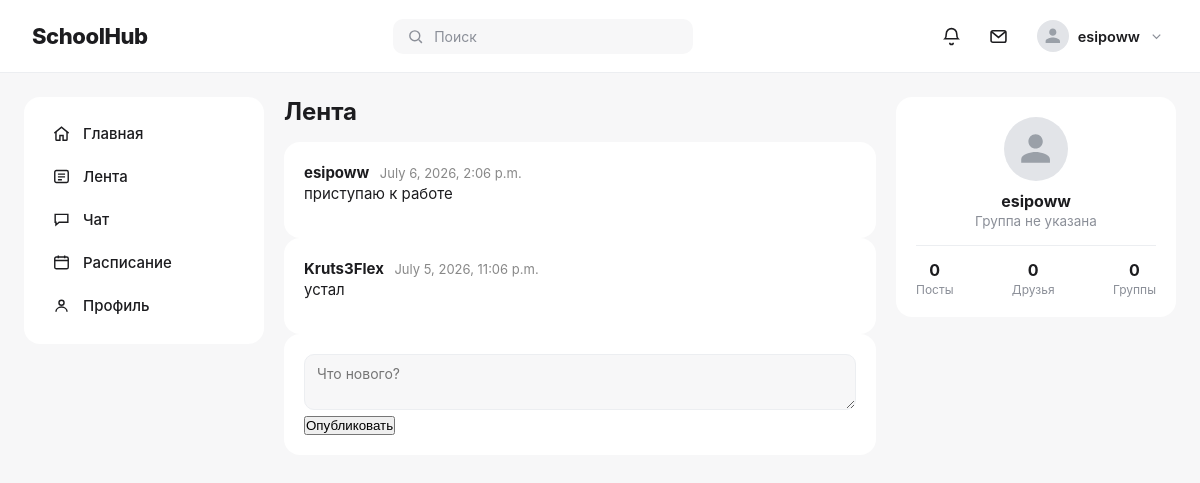
/feed/ (signed in), run on the app's committed database.
### posts/models.py (models this page shows, shortened)
class Post(models.Model):
    author = models.ForeignKey(User, on_delete=models.CASCADE)
    content = models.TextField()
    created_at = models.DateTimeField(auto_now_add=True)
    class Meta:
        ordering = ['-created_at']

### users/models.py (models this page shows, shortened)
class Profile(models.Model):
    user = models.OneToOneField(User, on_delete=models.CASCADE)
    display_name = models.CharField(max_length=100, blank=True)
    group_name = models.CharField(max_length=50, blank=True)
    avatar = models.ImageField(upload_to='avatars/', blank=True, null=True)
    is_verified = models.BooleanField(default=False)

### posts/views.py (the view)
# urls.py: path('feed/', views.feed, name='feed'),
@login_required
def feed(request):
    if request.method == 'POST':
        content = request.POST.get('content')
        if content:
            Post.objects.create(author=request.user, content=content)
        return redirect('feed')
    posts = Post.objects.all()
    return render(request, 'posts/feed.html', {'posts': posts})

### posts/templates/posts/feed.html (shortened to what this page needs)
{% extends "base.html" %}
{% block content %}
    <h2 style="margin-bottom: 16px;">Лента</h2>
    {% for post in posts %}
    <div class="card">
        <span class="post-author">{{ post.author.username }}</span>
        <span style="color:#888; font-size:13px; margin-left:6px;">{{ post.created_at }}</span>
        <div class="post-content">{{ post.content }}</div>
    </div>
    {% empty %}
    <div class="card">Пока постов нет. Напишите первый!</div>
    {% endfor %}
    <div class="card">
        <form method="POST">
            <textarea name="content" placeholder="Что нового?"></textarea>
            <br>
            <button type="submit">Опубликовать</button>
        </form>
    </div>
{% endblock %}

### templates/base.html (shortened to what this page needs)
<!DOCTYPE html>
<html lang="ru">
<head>
</head>
<body>
<div class="topbar">
    <h1>SchoolHub</h1>
    <div class="search-box">
        <svg viewBox="0 0 24 24" fill="none" stroke="currentColor" stroke-width="2"><circle cx="11" cy="11" r="7"/><path d="M21 21l-4.3-4.3"/></svg>
        Поиск
    </div>
    {% if user.is_authenticated %}
    <div class="topbar-right">
        <button class="icon-btn" aria-label="Уведомления">
            <svg viewBox="0 0 24 24" fill="none" stroke="currentColor" stroke-width="1.8"><path d="M6 9a6 6 0 0 1 12 0c0 4 1.5 5.5 1.5 5.5H4.5S6 13 6 9z"/><path d="M10 19a2 2 0 0 0 4 0"/></svg>
        </button>
        <button class="icon-btn" aria-label="Сообщения">
            <svg viewBox="0 0 24 24" fill="none" stroke="currentColor" stroke-width="1.8"><rect x="3.5" y="5.5" width="17" height="13" rx="2"/><path d="M4 6.5l8 6.5 8-6.5"/></svg>
        </button>
        <div class="user-menu" tabindex="0">
            <div class="user-chip">
                <div class="avatar avatar-small">
                    {% if user.profile.avatar %}
                        <img src="{{ user.profile.avatar.url }}" alt="{{ user.username }}">
                    {% else %}
                        <svg viewBox="0 0 24 24" fill="currentColor"><path d="M12 12c2.7 0 4.9-2.2 4.9-4.9S14.7 2.2 12 2.2 7.1 4.4 7.1 7.1 9.3 12 12 12zm0 2.4c-3.3 0-9.8 1.6-9.8 4.9v2.4h19.6v-2.4c0-3.3-6.5-4.9-9.8-4.9z"/></svg>
                    {% endif %}
                </div>
                <span class="user-chip-name">{{ user.username }}</span>
                <svg class="chevron" viewBox="0 0 24 24" fill="none" stroke="currentColor" stroke-width="2"><path d="M6 9l6 6 6-6"/></svg>
            </div>
        </div>
    </div>
    {% endif %}
</div>
<div class="layout">
    {% if user.is_authenticated %}
    <div class="sidebar">
        <a href="/" class="{% block nav_home %}{% endblock %}">
            <svg viewBox="0 0 24 24" fill="none" stroke="currentColor" stroke-width="1.8"><path d="M3 11.5 12 4l9 7.5"/><path d="M5 10v9.5a1 1 0 0 0 1 1h4v-6h4v6h4a1 1 0 0 0 1-1V10"/></svg>
            Главная
        </a>
        <a href="/feed/" class="{% block nav_feed %}{% endblock %}">
            <svg viewBox="0 0 24 24" fill="none" stroke="currentColor" stroke-width="1.8"><rect x="3.5" y="4.5" width="17" height="15" rx="2"/><path d="M7.5 9h9M7.5 12.5h9M7.5 16h5"/></svg>
            Лента
        </a>
        <a href="#" class="{% block nav_chat %}{% endblock %}">
            <svg viewBox="0 0 24 24" fill="none" stroke="currentColor" stroke-width="1.8"><path d="M4 5.5h16v10H9l-4 3.5v-3.5H4z"/></svg>
            Чат
        </a>
        <a href="/schedule/" class="{% block nav_schedule %}{% endblock %}">
            <svg viewBox="0 0 24 24" fill="none" stroke="currentColor" stroke-width="1.8"><rect x="3.5" y="5" width="17" height="15" rx="2"/><path d="M3.5 9.5h17M8 3v3.5M16 3v3.5"/></svg>
            Расписание
        </a>
        <a href="/profile/" class="{% block nav_profile %}{% endblock %}">
            <svg viewBox="0 0 24 24" fill="none" stroke="currentColor" stroke-width="1.8"><circle cx="12" cy="8.5" r="3.2"/><path d="M5 20c0-3.5 3-6 7-6s7 2.5 7 6"/></svg>
            Профиль
        </a>
    </div>
    {% endif %}
    <div class="main">
        {% block content %}
        {% endblock %}
    </div>
    {% if user.is_authenticated %}
    <div class="rightbar">
        <div class="card profile-card">
            {% if user.profile.avatar %}
                <img src="{{ user.profile.avatar.url }}" class="avatar avatar-large">
            {% else %}
                <div class="avatar avatar-large">
                    <svg viewBox="0 0 24 24" fill="currentColor"><path d="M12 12c2.7 0 4.9-2.2 4.9-4.9S14.7 2.2 12 2.2 7.1 4.4 7.1 7.1 9.3 12 12 12zm0 2.4c-3.3 0-9.8 1.6-9.8 4.9v2.4h19.6v-2.4c0-3.3-6.5-4.9-9.8-4.9z"/></svg>
                </div>
            {% endif %}
            <h3>{{ user.profile.display_name|default:user.username }}</h3>
            <p>{{ user.profile.group_name|default:"Группа не указана" }}</p>
            {% block profile_stats %}
            <div class="profile-stats">
                <div>
                    <div class="profile-stat-value">{{ stats.posts_count|default:0 }}</div>
                    <div class="profile-stat-label">Посты</div>
                </div>
                <div>
                    <div class="profile-stat-value">{{ stats.friends_count|default:0 }}</div>
                    <div class="profile-stat-label">Друзья</div>
                </div>
                <div>
                    <div class="profile-stat-value">{{ stats.groups_count|default:0 }}</div>
                    <div class="profile-stat-label">Группы</div>
                </div>
            </div>
            {% endblock %}
        </div>
    </div>
    {% endif %}
</div>
</body>
</html>

### templates/base.html (style rules this page uses)
:root { --bg: #f7f7f8; --panel: #ffffff; --text: #1c1c1f; --muted: #8b8f98; --border: #eceef1; --accent: #6b7480; --accent-hover: #565f6a; --sidebar-active-bg: #f1f2f4; --online-dot: #3fb950; }
* { box-sizing: border-box; margin: 0; padding: 0; }
body { font-family: -apple-system, BlinkMacSystemFont, 'Segoe UI', Arial, sans-serif; background: var(--bg); color: var(--text); }
a { color: inherit; }
.topbar { background: var(--panel); padding: 16px 32px; display: flex; justify-content: space-between; align-items: center; border-bottom: 1px solid var(--border); position: sticky; top: 0; z-index: 10; }
.topbar h1 { font-size: 22px; font-weight: 800; letter-spacing: -0.02em; }
.topbar-right { display: flex; align-items: center; gap: 22px; }
.search-box { background: var(--bg); border-radius: 10px; padding: 9px 14px; color: var(--muted); width: 300px; display: flex; align-items: center; gap: 10px; font-size: 14px; }
.search-box svg { width: 17px; height: 17px; flex-shrink: 0; }
.icon-btn { background: none; border: none; cursor: pointer; color: var(--text); display: flex; align-items: center; justify-content: center; padding: 2px; }
.icon-btn svg { width: 21px; height: 21px; }
.user-menu { position: relative; }
.user-chip { display: flex; align-items: center; gap: 9px; cursor: pointer; padding: 4px; border-radius: 10px; }
.user-chip-name { font-size: 14.5px; font-weight: 600; }
.user-chip svg.chevron { width: 15px; height: 15px; color: var(--muted); }
.layout { display: grid; grid-template-columns: 240px 1fr 280px; max-width: 1280px; margin: 24px auto; gap: 20px; align-items: start; padding: 0 24px; }
.sidebar { background: var(--panel); border-radius: 16px; padding: 16px; position: sticky; top: 92px; }
.sidebar a { display: flex; align-items: center; gap: 12px; padding: 11px 12px; border-radius: 10px; color: var(--text); text-decoration: none; margin-bottom: 2px; font-size: 15px; font-weight: 500; transition: background 0.15s ease; }
.sidebar a svg { width: 19px; height: 19px; flex-shrink: 0; }
.main { min-width: 0; }
.rightbar { display: flex; flex-direction: column; gap: 16px; position: sticky; top: 92px; }
.card { background: var(--panel); border-radius: 16px; padding: 20px; }
.profile-card { text-align: center; }
.profile-card h3 { margin-top: 10px; font-size: 16px; }
.profile-card p { color: var(--muted); font-size: 13.5px; margin-top: 2px; }
.profile-stats { display: flex; justify-content: space-between; text-align: center; border-top: 1px solid var(--border); margin-top: 16px; padding-top: 14px; }
.profile-stat-value { font-weight: 700; font-size: 16px; }
.profile-stat-label { color: var(--muted); font-size: 12px; margin-top: 2px; }
.avatar { border-radius: 50%; background: #e2e4e8; display: flex; align-items: center; justify-content: center; color: #9aa0a8; flex-shrink: 0; overflow: hidden; }
.avatar svg { width: 55%; height: 55%; }
.avatar-small { width: 32px; height: 32px; }
.avatar-large { width: 64px; height: 64px; margin: 0 auto; }
.post-author { font-weight: 700; font-size: 15px; }
.post-content { color: var(--text); margin-bottom: 12px; font-size: 15px; line-height: 1.6; }
textarea, input[type="text"] { width: 100%; border: 1px solid var(--border); border-radius: 10px; padding: 10px 12px; resize: vertical; min-height: 50px; font-family: inherit; font-size: 14px; outline: none; background: var(--bg); }

### data on the page
Post: author.username "esipoww", created_at "July 6, 2026, 2:06 p.m.", content "приступаю к работе"
Post: author.username "Kruts3Flex", created_at "July 5, 2026, 11:06 p.m.", content "устал"

### other printed values
{{ user.username }} "esipoww"
{{ user.profile.display_name|default:user.username }} "esipoww"
{{ user.profile.group_name|default:"Группа не указана" }} "Группа не указана"
{{ stats.posts_count|default:0 }} "0"
{{ stats.friends_count|default:0 }} "0"
{{ stats.groups_count|default:0 }} "0"
